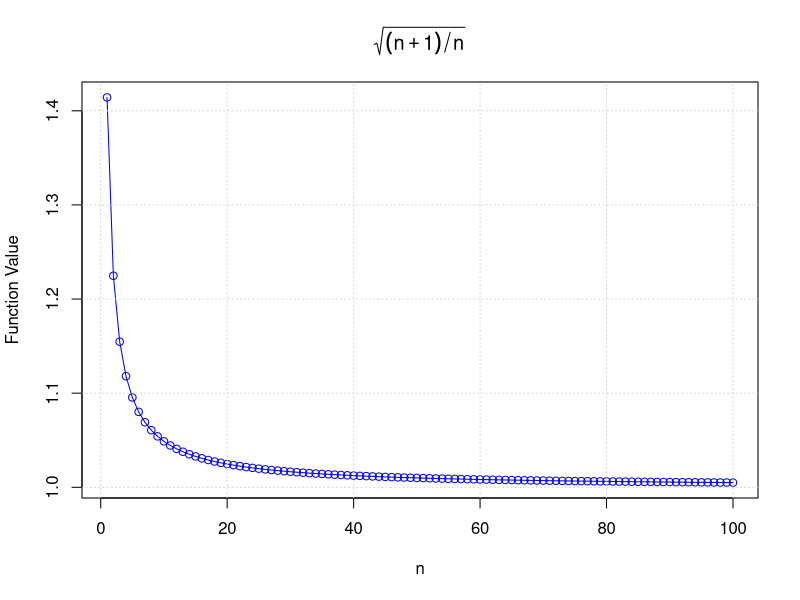
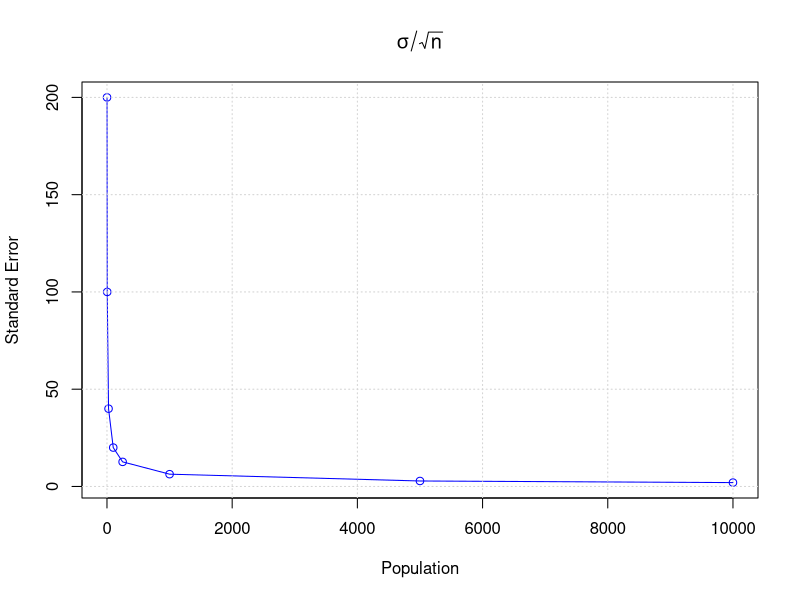

The R source for these figures, in order:
## ---- chunk 1
#| echo: false

tibble::tibble(
  `Age group` = c("18-24", "25-30", "31 and up", "TOTAL"),
  `Non-voters` = c(70, 40, 220, 330),
  Voters = c(50, 50, 570, 670),
  Total = `Non-voters` + Voters
) |> 
  knitr::kable(caption = "Voting by Age in 2000")
## ---- chunk 2
n <- c(1:100)

# Calculate the function values
result <- sqrt((n + 1) / n)

# Create a plot
plot(n, result, type = "o", col = "blue", xlab = "n", ylab = "Function Value",
     main = expression(sqrt((n + 1)/n)))

# Add gridlines
grid()
## ---- chunk 3
n <- c(1, 4, 25, 100, 250, 1000, 5000, 10000)
sigma = 200

# Calculate the function values
result <- sigma/sqrt(n)

# Create a plot
plot(n, result, type = "o", col = "blue", xlab = "Population", ylab = "Standard Error",
     main = expression(sigma/sqrt(n)))
     

# Add gridlines
grid()
